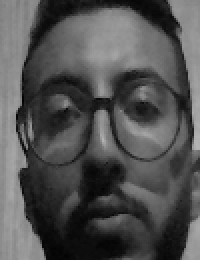
#> input picture Face Detection using Python and OpenCV with webcam/datasets/iyed/1.png, 100 x 130 px (shown 2 times larger)
$ python face_recognize.py
#> lines starting #> are read from the running program, lines starting #| are printed output that depends on the picture; after the words box and inside, x2 and y2 are one past the last pixel; in counts of white or black regions, pixels touching at a corner belong together
import cv2
import os
import numpy as np

size = 4
haar_file = 'haarcascade_frontalface_default.xml'
datasets = 'datasets'

# Create LBPH face recognizer
print("Recognizing face, please be in sufficient light.")

# Create a list of images and a list of corresponding names
(images, labels, names, id) = ([], [], {}, 0)
for (subdirs, dirs, files) in os.walk(datasets):
    for subdir in dirs:
        names[id] = subdir
        subjectpath = os.path.join(datasets, subdir)
        for filename in os.listdir(subjectpath):
            path = os.path.join(subjectpath, filename)
            label = id
            images.append(cv2.imread(path, 0))
            labels.append(int(label))
        id += 1
#> id = 1
(width, height) = (130, 100)

# Creating a numpy array from the two lists above
(images, labels) = [np.array(lis) for lis in [images, labels]]

# OpenCV trains a model on the images
model = cv2.face.LBPHFaceRecognizer_create()
model.train(images, labels)

# Use the recognizer on the camera stream
face_cascade = cv2.CascadeClassifier(haar_file)
webcam = cv2.VideoCapture(0)

while True:
    (_, im) = webcam.read()
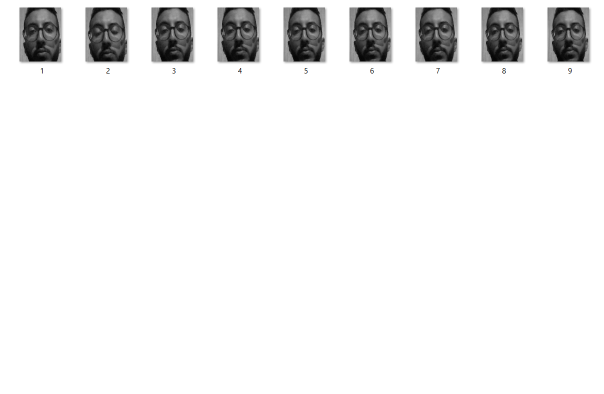
#> input picture Face Detection using Python and OpenCV with webcam/dataset.png, 1208 x 787 px, given in place of the camera (shown at 1/2 size)
#> im is the input picture: shape (787, 1208, 3); mean B, G, R 239.9, 239.9, 239.9
    gray = cv2.cvtColor(im, cv2.COLOR_BGR2GRAY)
    faces = face_cascade.detectMultiScale(gray, 1.3, 5)
    for (x, y, w, h) in faces:
        cv2.rectangle(im, (x, y), (x+w, y+h), (255, 0, 0), 2)
        face = gray[y:y+h, x:x+w]
        face_resize = cv2.resize(face, (width, height))

        # Try to recognize the face
        prediction = model.predict(face_resize)
        cv2.rectangle(im, (x, y), (x + w, y + h), (255, 0, 0), 3)

        if prediction[1] < 500:
            cv2.putText(im, '% s - %.0f' %
                       (names[prediction[0]], prediction[1]),
                       (x-10, y-10), cv2.FONT_HERSHEY_PLAIN, 1, (255, 255, 255))
        else:
            cv2.putText(im, 'not recognized',
                       (x-10, y-10), cv2.FONT_HERSHEY_PLAIN, 1, (255, 255, 255))

        cv2.imshow('Face Recognizer', im)
#> this loop made 9 passes
#> pass 1, `face = gray[y:y+h, x:x+w]`:
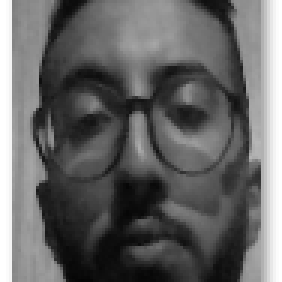
#> face: shape (94, 94) (shown 3 times larger); min 4, max 255, mean 101.1
#> pass 1, `face_resize = cv2.resize(face, (width, height))`:
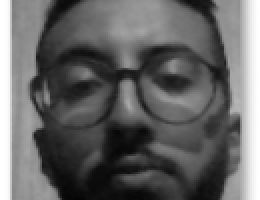
#> face_resize: shape (100, 130) (shown 2 times larger); min 4, max 255, mean 101
#> pass 1, `cv2.imshow('Face Recognizer', im)`:
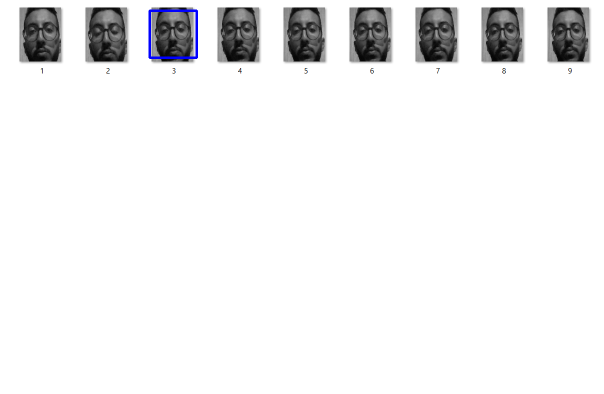
#> window 'Face Recognizer': shape (787, 1208, 3) (shown at 1/2 size); mean B, G, R 240.1, 239.6, 239.6
#> after the loop:
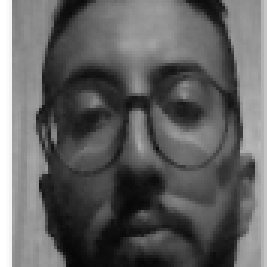
#> face: shape (89, 89) (shown 3 times larger); min 6, max 255, mean 96.8
#> after the loop:
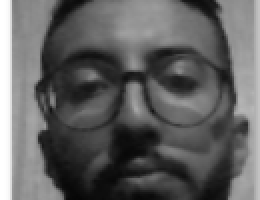
#> face_resize: shape (100, 130) (shown 2 times larger); min 6, max 255, mean 96.6
#> after the loop:
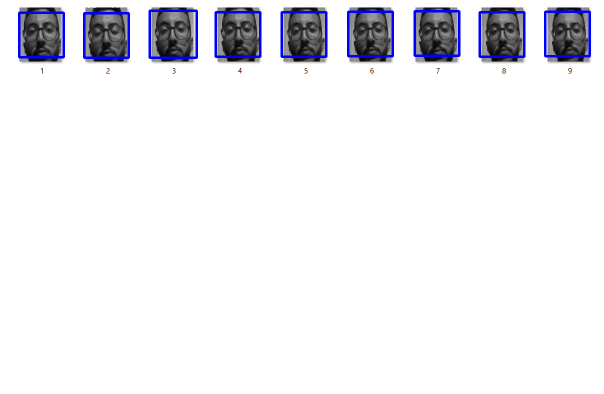
#> im: shape (787, 1208, 3) (shown at 1/2 size); 1.69% of pixels changed, all inside (x1, y1, x2, y2) = (36, 13, 1182, 118)

    key = cv2.waitKey(10)
#> (key q is pressed here)
    if key == ord('q'):
        break

webcam.release()
cv2.destroyAllWindows()
